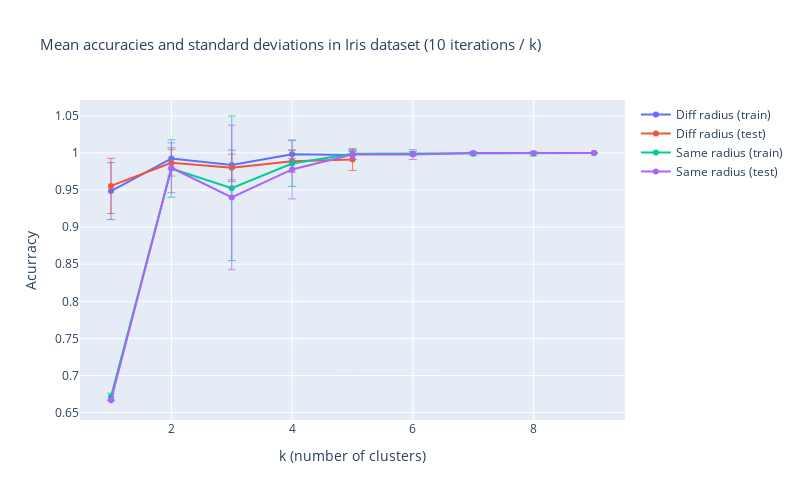

The notebook cell this image was saved under:
### Code cell
fig = utils.plot_accuracy_std((1,10), accs_test, stds_test, ['Diff radius', 'Same radius'],
                              'in Iris dataset (10 iterations / k)')
fig.update_yaxes(title = 'Acurracy')
fig.update_xaxes(title = 'k (number of clusters)')
fig.show(width = 800, heigth = 500)

### Figure 1 — Plotly figure (JSON) as saved in the notebook; plotly's stock layout.template omitted (floating-point values rounded to 4 significant figures)
{"data": [{"error_y": {"array": [0.03838, 0.01463, 0.02, 0.005714, 0.006098], "thickness": 0.7, "type": "data", "visible": true}, "name": "Diff radius (train)", "type": "scatter", "x": [1, 2, 3, 4, 5, 6, 7, 8, 9], "y": [0.9486, 0.9924, 0.9838, 0.9981, 0.9971]}, {"error_y": {"array": [0.03718, 0.01778, 0.01846, 0.01491, 0.01474], "thickness": 0.7, "type": "data", "visible": true}, "name": "Diff radius (test)", "type": "scatter", "x": [1, 2, 3, 4, 5, 6, 7, 8, 9], "y": [0.9556, 0.9867, 0.98, 0.9889, 0.9911]}, {"error_y": {"array": [0.004762, 0.03876, 0.0974, 0.03079, 0.002857, 0.002857, 0.002857, 0.002857, 0, 0.002857, 0, 0, 0, 0, 0.01143, 0, 0, 0, 0], "thickness": 0.7, "type": "data", "visible": true}, "name": "Same radius (train)", "type": "scatter", "x": [1, 2, 3, 4, 5, 6, 7, 8, 9], "y": [0.6714, 0.979, 0.9524, 0.9857, 0.999, 0.999, 0.999, 0.999, 1, 0.999, 1, 1, 1, 1, 0.9962, 1, 1, 1, 1]}, {"error_y": {"array": [0, 0.03363, 0.0974, 0.03975, 0.006667, 0.006667, 0, 0, 0, 0, 0.006667, 0, 0.006667, 0.006667, 0.006667, 0.006667, 0, 0, 0], "thickness": 0.7, "type": "data", "visible": true}, "name": "Same radius (test)", "type": "scatter", "x": [1, 2, 3, 4, 5, 6, 7, 8, 9], "y": [0.6667, 0.98, 0.94, 0.9778, 0.9978, 0.9978, 1, 1, 1, 1, 0.9978, 1, 0.9978, 0.9978, 0.9978, 0.9978, 1, 1, 1]}], "layout": {"height": 500, "title": {"font": {"size": 15}, "text": "Mean accuracies and standard deviations in Iris dataset (10 iterations / k)"}, "width": 800, "xaxis": {"title": {"text": "k (number of clusters)"}}, "yaxis": {"title": {"text": "Acurracy"}}}}
